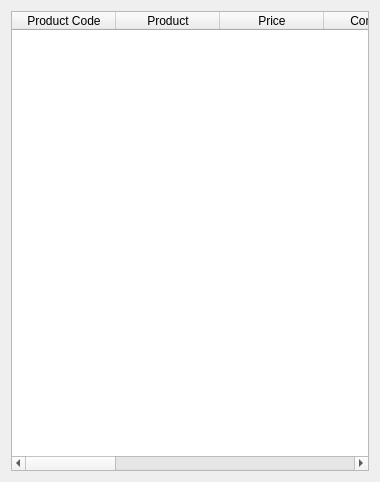
<?xml version="1.0" encoding="UTF-8"?>
<ui version="4.0">
 <class>Dialog</class>
 <widget class="QDialog" name="Dialog">
  <property name="geometry">
   <rect>
    <x>0</x>
    <y>0</y>
    <width>380</width>
    <height>482</height>
   </rect>
  </property>
  <property name="windowTitle">
   <string>View Inventory</string>
  </property>
  <property name="autoFillBackground">
   <bool>false</bool>
  </property>
  <property name="sizeGripEnabled">
   <bool>false</bool>
  </property>
  <layout class="QGridLayout" name="gridLayout">
   <item row="0" column="0">
    <widget class="QTableWidget" name="productTable">
     <property name="sizePolicy">
      <sizepolicy hsizetype="Expanding" vsizetype="Expanding">
       <horstretch>0</horstretch>
       <verstretch>0</verstretch>
      </sizepolicy>
     </property>
     <property name="autoFillBackground">
      <bool>false</bool>
     </property>
     <property name="dragEnabled">
      <bool>false</bool>
     </property>
     <property name="alternatingRowColors">
      <bool>true</bool>
     </property>
     <property name="sortingEnabled">
      <bool>true</bool>
     </property>
     <property name="columnCount">
      <number>11</number>
     </property>
     <attribute name="horizontalHeaderDefaultSectionSize">
      <number>104</number>
     </attribute>
     <column>
      <property name="text">
       <string>Product Code</string>
      </property>
     </column>
     <column>
      <property name="text">
       <string>Product</string>
      </property>
     </column>
     <column>
      <property name="text">
       <string>Price</string>
      </property>
     </column>
     <column>
      <property name="text">
       <string>Company</string>
      </property>
     </column>
     <column>
      <property name="text">
       <string>Company Website</string>
      </property>
     </column>
     <column>
      <property name="text">
       <string>Amount</string>
      </property>
     </column>
     <column>
      <property name="text">
       <string>Size/Type</string>
      </property>
     </column>
     <column>
      <property name="text">
       <string>Storage</string>
      </property>
     </column>
     <column>
      <property name="text">
       <string>Date Received</string>
      </property>
     </column>
     <column>
      <property name="text">
       <string>Recipient</string>
      </property>
     </column>
     <column>
      <property name="text">
       <string>Notes</string>
      </property>
     </column>
    </widget>
   </item>
  </layout>
 </widget>
 <resources/>
 <connections/>
</ui>
